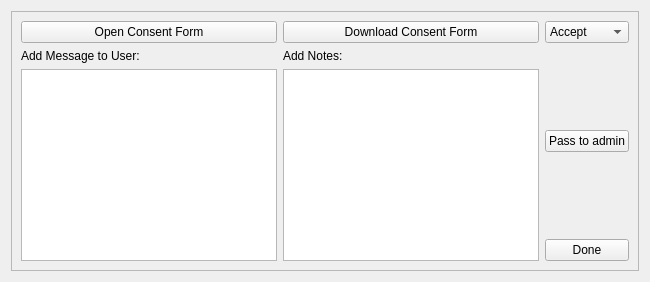
                     <widget class="QWidget" name="page_8">
                      <layout class="QVBoxLayout" name="verticalLayout_17">
                       <item>
                        <widget class="QFrame" name="frame_25">
                         <property name="frameShape">
                          <enum>QFrame::StyledPanel</enum>
                         </property>
                         <property name="frameShadow">
                          <enum>QFrame::Raised</enum>
                         </property>
                         <layout class="QGridLayout" name="gridLayout_17">
                          <item row="0" column="0">
                           <widget class="QPushButton" name="pushButton_20">
                            <property name="text">
                             <string>Open Consent Form</string>
                            </property>
                           </widget>
                          </item>
                          <item row="0" column="1">
                           <widget class="QPushButton" name="pushButton_17">
                            <property name="text">
                             <string>Download Consent Form</string>
                            </property>
                           </widget>
                          </item>
                          <item row="0" column="2">
                           <widget class="QComboBox" name="comboBox_4">
                            <item>
                             <property name="text">
                              <string>Accept</string>
                             </property>
                            </item>
                            <item>
                             <property name="text">
                              <string>Reject</string>
                             </property>
                            </item>
                           </widget>
                          </item>
                          <item row="1" column="0">
                           <widget class="QLabel" name="label_14">
                            <property name="text">
                             <string>Add Message to User:</string>
                            </property>
                           </widget>
                          </item>
                          <item row="1" column="1">
                           <widget class="QLabel" name="label_15">
                            <property name="text">
                             <string>Add Notes:</string>
                            </property>
                           </widget>
                          </item>
                          <item row="1" column="2" rowspan="2">
                           <widget class="QPushButton" name="pushButton_19">
                            <property name="text">
                             <string>Pass to admin</string>
                            </property>
                           </widget>
                          </item>
                          <item row="2" column="0" rowspan="2">
                           <widget class="QTextEdit" name="textEdit_3">
                            <property name="maximumSize">
                             <size>
                              <width>16777215</width>
                              <height>16777215</height>
                             </size>
                            </property>
                           </widget>
                          </item>
                          <item row="2" column="1" rowspan="2">
                           <widget class="QTextEdit" name="textEdit_4">
                            <property name="maximumSize">
                             <size>
                              <width>16777215</width>
                              <height>16777215</height>
                             </size>
                            </property>
                           </widget>
                          </item>
                          <item row="3" column="2">
                           <widget class="QPushButton" name="pushButton_18">
                            <property name="text">
                             <string>Done</string>
                            </property>
                           </widget>
                          </item>
                         </layout>
                        </widget>
                       </item>
                      </layout>
                     </widget>
